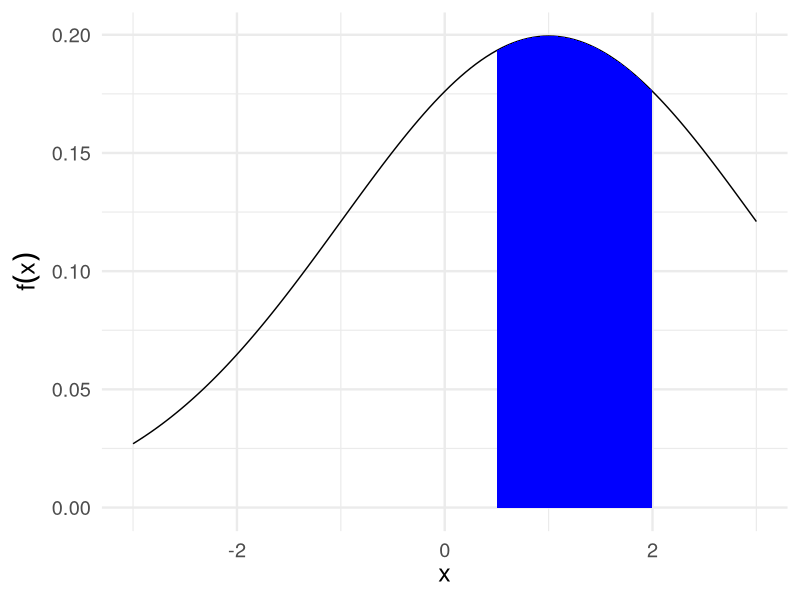
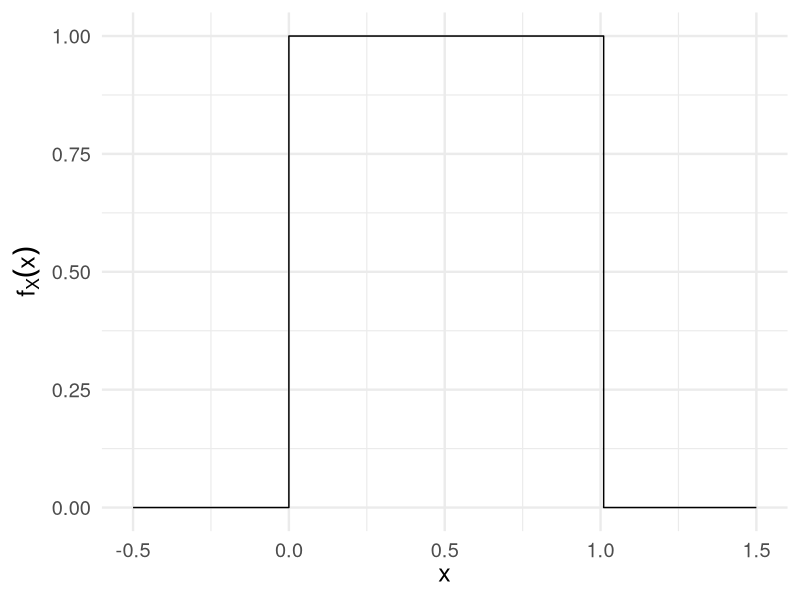
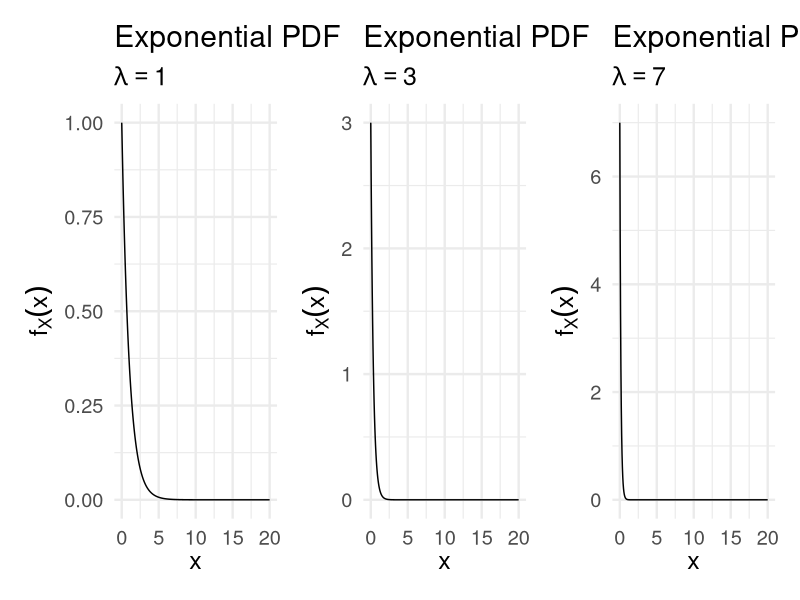
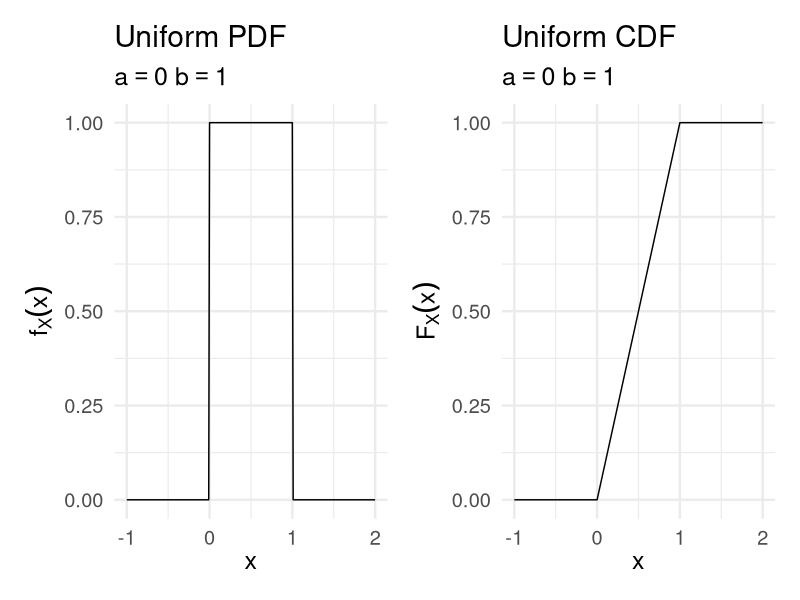
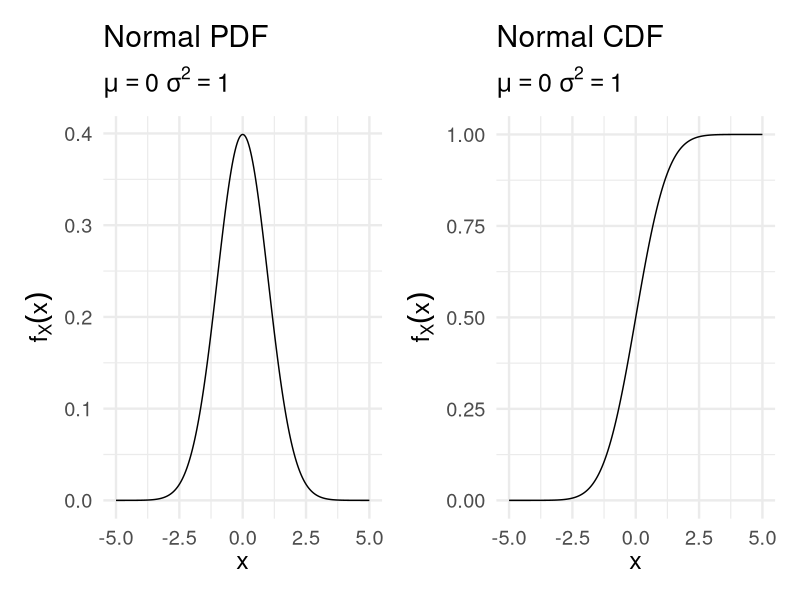
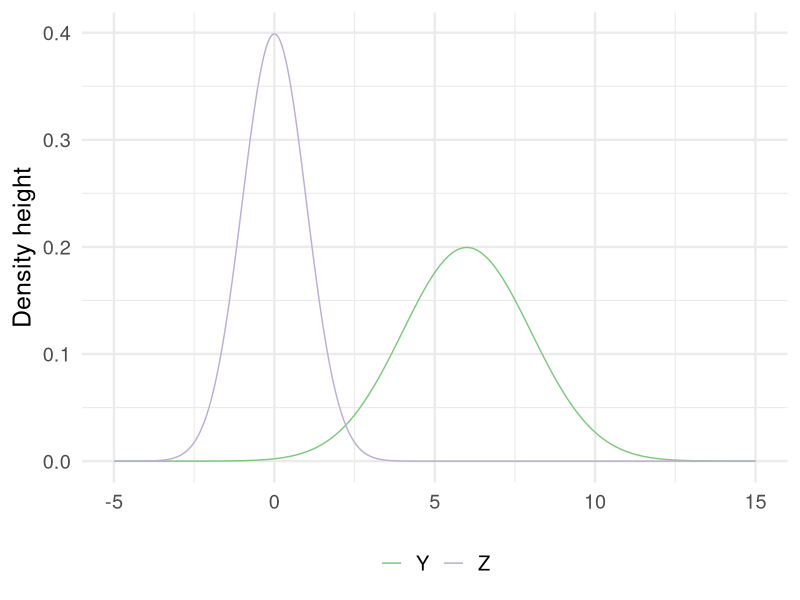
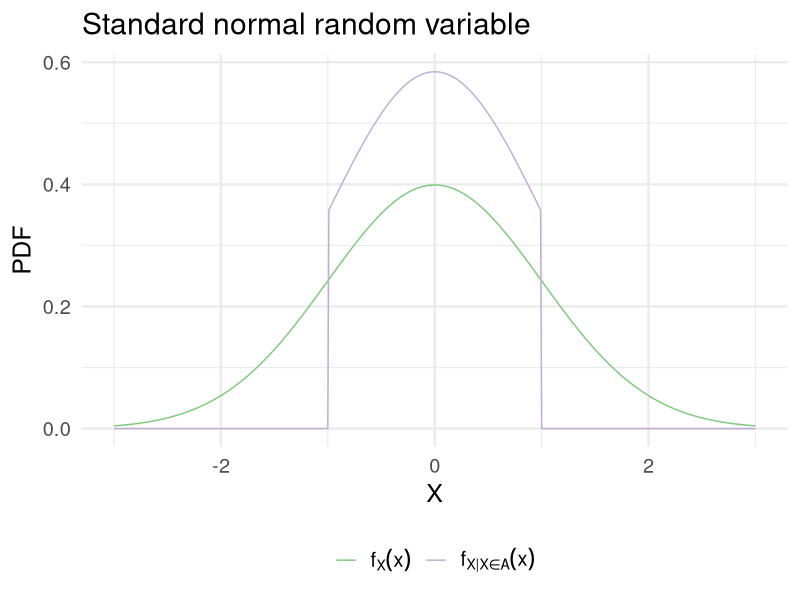

Reproduce these figures in R, in order.
## ---- chunk 1
knitr::opts_chunk$set(cache = TRUE,
                      message = FALSE,
                      warning = FALSE,
                      echo = FALSE)

library(tidyverse)
library(patchwork)

options(digits = 3)
set.seed(1234)
theme_set(theme_minimal(base_size = 18))
## ---- chunk 2
norm_pdf <- data_frame(x = seq(-3, 3, by = .05),
           y = dnorm(x = x, mean = 1, sd = 2),
           fill = x >= .5 & x <= 2)

ggplot(norm_pdf) +
  geom_line(aes(x, y)) +
  geom_ribbon(data = filter(norm_pdf, fill),
              aes(x = x,
                  ymin = 0, ymax = y),
              fill = "blue") +
  labs(x = expression(x),
       y = expression(f(x)))
## ---- chunk 3
data_frame(x = seq(-.5, 1.5, by = .01),
           y = dunif(x)) %>%
  ggplot(aes(x, y)) +
  geom_step() +
  labs(x = expression(x),
       y = expression(f[X](x)))
## ---- chunk 4
exp_pdf <- function(rate){
  data_frame(x = seq(0, 20, by = .05),
           pmf = dexp(x = x, rate = rate)) %>%
  ggplot(aes(x, pmf)) +
  geom_line() +
  labs(title = "Exponential PDF",
       subtitle = bquote(lambda == .(rate)),
       x = expression(x),
       y = expression(f[X] (x)))
}

exp_pdf(1) +
  exp_pdf(3) +
  exp_pdf(7)
## ---- chunk 5
    unif_pdf <- function(a, b){
      data_frame(x = seq(a - 1, b + 1, by = .01),
                 pdf = dunif(x = x, min = a, max = b)) %>%
        ggplot(aes(x, pdf)) +
        geom_line() +
        labs(title = "Uniform PDF",
             subtitle = bquote(a == .(a) ~ b == .(b)),
             x = expression(x),
             y = expression(f[X] (x)))
    }
    
    unif_cdf <- function(a, b){
      data_frame(x = seq(a - 1, b + 1, by = .01),
                 cdf = punif(q = x, min = a, max = b)) %>%
        ggplot(aes(x, cdf)) +
        geom_line() +
        labs(title = "Uniform CDF",
             subtitle = bquote(a == .(a) ~ b == .(b)),
             x = expression(x),
             y = expression(F[X] (x)))
    }
    
    unif_pdf(0, 1) +
      unif_cdf(0, 1)
## ---- chunk 6
norm_pdf <- function(mu, sigma){
  data_frame(x = seq(-5, 5, by = .01),
             pdf = dnorm(x = x, mean = mu, sd = sigma)) %>%
    ggplot(aes(x, pdf)) +
    geom_line() +
    labs(title = "Normal PDF",
         subtitle = bquote(mu == .(mu) ~ sigma^2 == .(sigma^2)),
         x = expression(x),
         y = expression(f[X] (x)))
}

norm_cdf <- function(mu, sigma){
  data_frame(x = seq(-5, 5, by = .01),
             cdf = pnorm(q = x, mean = mu, sd = sigma)) %>%
    ggplot(aes(x, cdf)) +
    geom_line() +
    labs(title = "Normal CDF",
         subtitle = bquote(mu == .(mu) ~ sigma^2 == .(sigma^2)),
         x = expression(x),
         y = expression(f[X] (x)))
}

norm_pdf(0, 1) +
  norm_cdf(0, 1)
## ---- chunk 7
        data_frame(x = seq(-5, 15, by = .05),
                   Z = dnorm(x),
                   Y = dnorm(x, mean = 6, sd = 2)) %>%
          gather(norm, val, -x) %>%
          ggplot(aes(x, val, color = norm)) +
          geom_line() +
          scale_color_brewer(type = "qual") +
          labs(x = NULL,
               y = "Density height",
               color = NULL) +
          theme(legend.position = "bottom")
## ---- chunk 8
data_frame(x = seq(-3, 3, by = .01),
           pdf = dnorm(x = x),
           pdf_cond = ifelse(x > -1 & x < 1, pdf / (pnorm(1) - pnorm(-1)), 0)) %>%
  gather(pdf, value, -x) %>%
  ggplot(aes(x, value, color = pdf)) +
  geom_line() +
  scale_color_brewer(type = "qual", labels = c(expression(f[X](x)), expression(f[X*"|"*X %in% A](x)))) +
  labs(title = "Standard normal random variable",
       x = expression(X),
       y = "PDF",
       color = NULL) +
  theme(legend.position = "bottom")
## ---- chunk 9
    pnorm(q = 2.5, mean = 2.09, sd = 0.48) - pnorm(q = 1.5, mean = 2.09, sd = 0.48)
## ---- chunk 10
    pnorm(q = 1, mean = 2.09, sd = 0.48)
## ---- chunk 11
    qnorm(p = .95, mean = 2.09, sd = 0.48)
